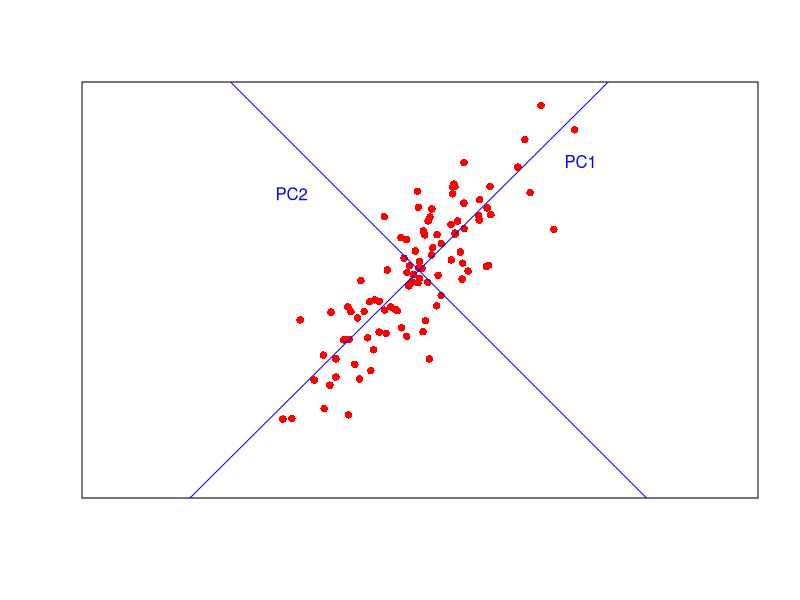
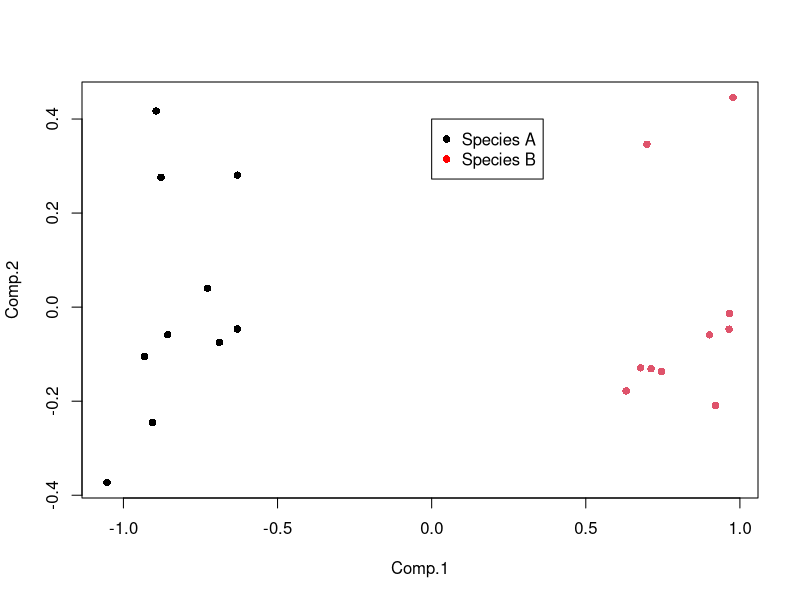
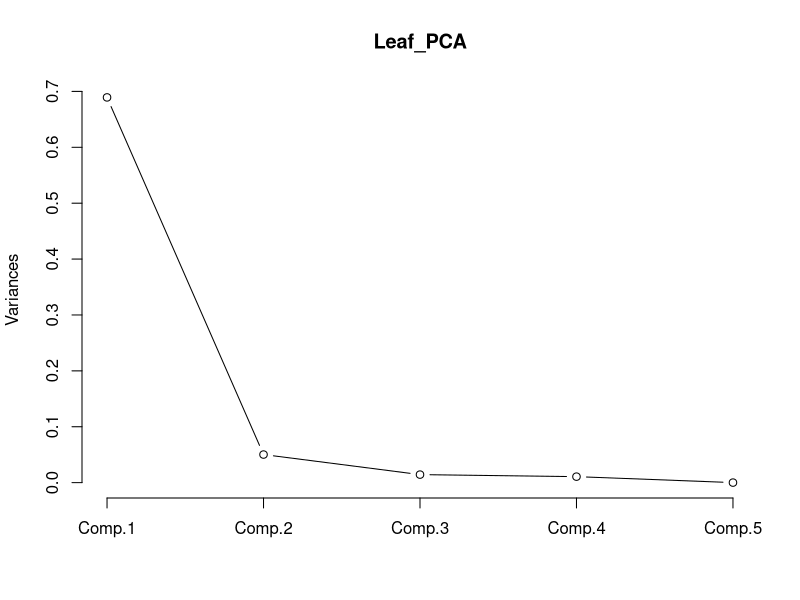
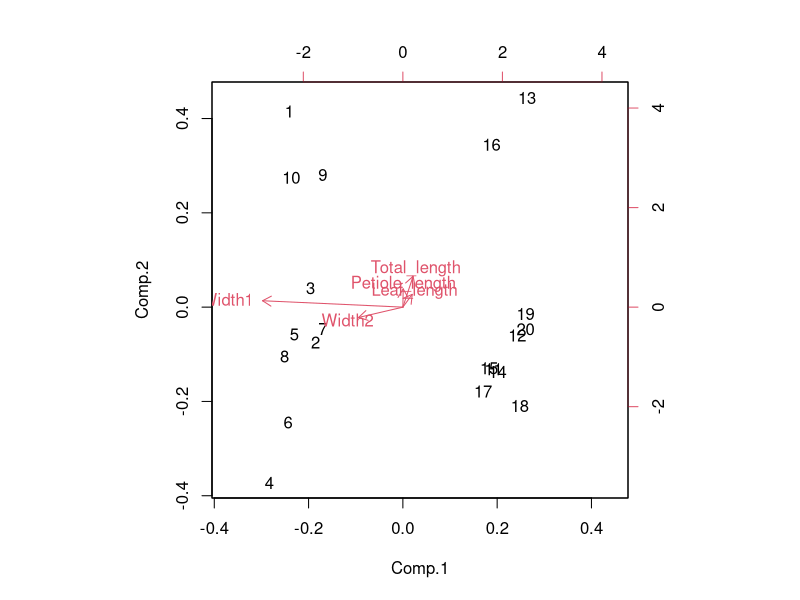
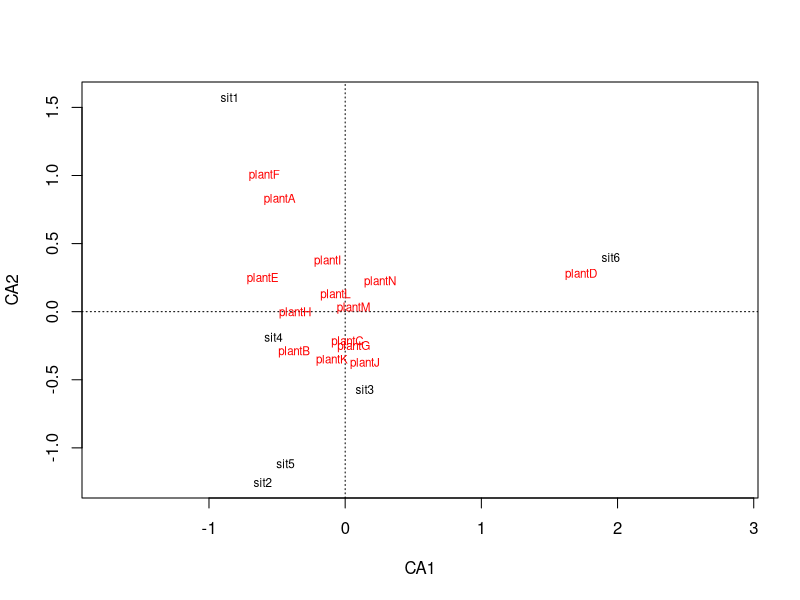
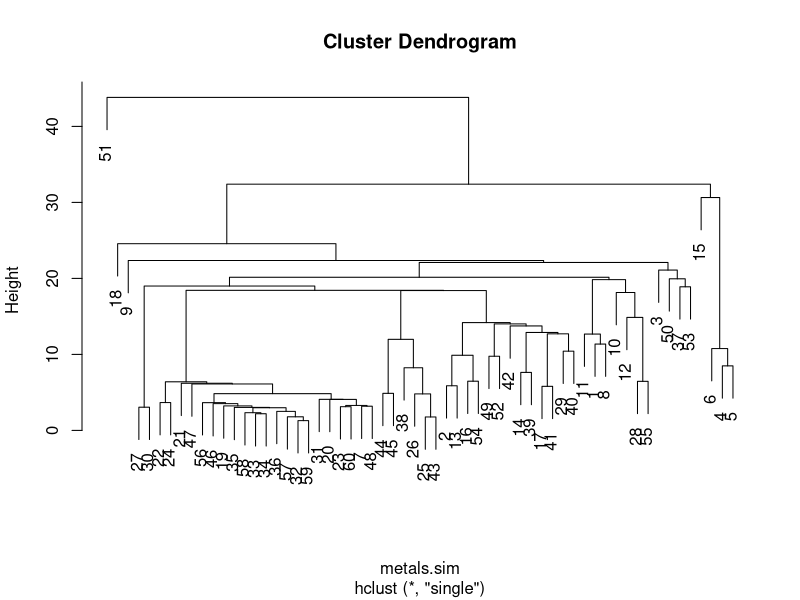

R code for these plots, in order:
## ---- chunk 1
#| echo: false
#| fig-width: 5
#| fig-height: 5
x <- rnorm(100, mean = 30, sd = 10)
y <- x + rnorm(100, mean = 4, sd = 6)
plot(y ~ x, pch = 16, col = "red", xlab = "", ylab = "", xlim = c(0, 60), ylim = c(0, 60), xaxt = "n", yaxt = "n", asp = 1)
fit <- lm(y ~ x)
b1 <- fit$coefficients[1]
a1 <- fit$coefficients[2]
abline(fit, col = "blue")
x0 <- median(x)
y0 <- predict(fit, list(x = x0))
x1 <- x0 - 5
b2 <- 2 * a1 * x0 + b1
y1 <- -a1 * x1 + b2
abline(b2, -1, col = "blue")
text(55, 50, "PC1", col = "blue")
text(10, 45, "PC2", col = "blue")
## ---- chunk 2
Leaf_shape <- read.csv(file = "data/leafshape.csv", header = TRUE)
## ---- chunk 3
Species <- Leaf_shape$Species
Leaf_data <- Leaf_shape[, 2:6]
## ---- chunk 4
Leaf_PCA <- princomp(Leaf_data)
## ---- chunk 5
plot(Leaf_PCA$scores, pch = 16, col = as.factor(Species))
legend(0, 0.4, c("Species A", "Species B"), pch = 16, col = c("black", "red"))
## ---- chunk 6
summary(Leaf_PCA)
## ---- chunk 7
screeplot(Leaf_PCA, type = "lines")
## ---- chunk 8
loadings(Leaf_PCA)
## ---- chunk 9
biplot(Leaf_PCA)
## ---- chunk 10
#| echo: true
#| eval: true
wood <- read.csv(file = "data/wooddata.csv", header = TRUE)
## ---- chunk 11
#| echo: true
#| eval: true
library(vegan)
## ---- chunk 12
#| echo: false
#| eval: true
ca_wood <- cca(wood[,2:15])
## ---- chunk 13
plot(ca_wood)
## ---- chunk 14
#| echo: false
#| eval: true
metal <- read.csv(file = "data/harbourmetals.csv", header = TRUE)
## ---- chunk 15
metalsOnly <- metal[, 4:8]
## ---- chunk 16
metals.sim <- dist(metalsOnly, method = "euclidean")
## ---- chunk 17
metals.cluster <- hclust(metals.sim, method = "single")
## ---- chunk 18
plot(metals.cluster)
## ---- chunk 19
rownames(metalsOnly) <- metal$Rep
